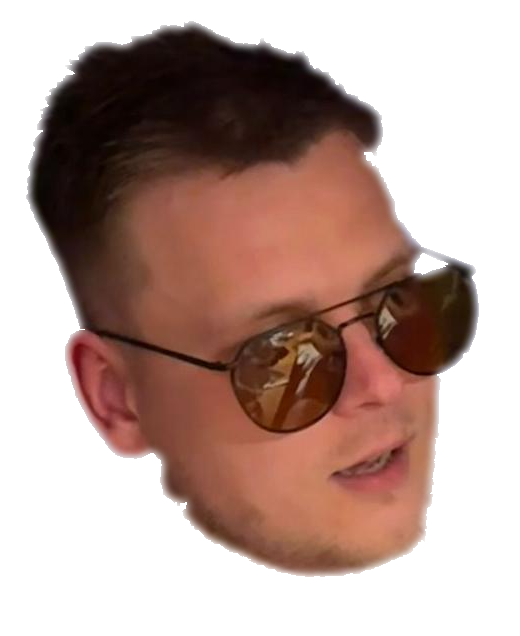
#> input picture faces/face1.png, 520 x 636 px; its folder holds only this picture in this run
$ python generate_image.py
#> lines starting #> are read from the running program, lines starting #| are printed output that depends on the picture
from datetime import date
from pathlib import Path
import random
from PIL import Image, ImageDraw, ImageFont, ImageChops

W, H = 1080, 1920
BG = (16, 18, 22)
FG = (235, 238, 245)
MUTED = (155, 160, 172)

FACE_SCALE = 2.25
FPS = 12
DURATION_S = 2.0


def day_of_year(d: date) -> int:
    return (d - date(d.year, 1, 1)).days + 1


def days_in_year(year: int) -> int:
    jan1 = date(year, 1, 1)
    jan1_next = date(year + 1, 1, 1)
    return (jan1_next - jan1).days


def total_pushups_until_day(day_n: int) -> int:
    return day_n * (day_n + 1) // 2


def load_font(size: int) -> ImageFont.FreeTypeFont:
    for p in (
        "/System/Library/Fonts/Supplemental/Arial Unicode.ttf",
        "/System/Library/Fonts/Supplemental/Arial.ttf",
        "/System/Library/Fonts/Supplemental/Helvetica.ttc",
        "/System/Library/Fonts/SFNS.ttf",
        "/usr/share/fonts/truetype/dejavu/DejaVuSans.ttf",
        "/usr/share/fonts/truetype/dejavu/DejaVuSans-Bold.ttf",
    ):
        try:
            return ImageFont.truetype(p, size=size)
        except Exception:
            pass
    return ImageFont.load_default()


def daily_rng(d: date) -> random.Random:
    return random.Random(d.year * 10000 + d.month * 100 + d.day)


def load_faces(folder="faces"):
    p = Path(folder)
    if not p.exists():
        return []
    out = []
    for fp in sorted(p.glob("*.png")):
        try:
            out.append(Image.open(fp).convert("RGBA"))
        except Exception:
            pass
    return out


def crop_to_content(img: Image.Image) -> Image.Image:
    bbox = img.getbbox()
    return img.crop(bbox) if bbox else img


def circle_mask(size: int) -> Image.Image:
    m = Image.new("L", (size, size), 0)
    d = ImageDraw.Draw(m)
    d.ellipse((0, 0, size - 1, size - 1), fill=255)
    return m


def ease_in_out(t: float) -> float:
    return t * t * (3 - 2 * t)


def pushup_phase(t: float) -> float:
    t = t % 1.0
    if t <= 0.5:
        return ease_in_out(t / 0.5)
    return ease_in_out((1.0 - t) / 0.5)


def lerp(a: float, b: float, t: float) -> float:
    return a + (b - a) * t


def face_stamp(face_rgba: Image.Image, size_px: int, tilt_deg: int):
    f = crop_to_content(face_rgba.convert("RGBA"))
    f = f.resize((size_px, size_px), Image.Resampling.LANCZOS)
    if tilt_deg:
        f = f.rotate(tilt_deg, resample=Image.Resampling.BICUBIC, expand=True)
    side = max(f.size)
    tmp = Image.new("RGBA", (side, side), (0, 0, 0, 0))
    tmp.alpha_composite(f, ((side - f.width) // 2, (side - f.height) // 2))
    m = circle_mask(side)
    tmp.putalpha(ImageChops.multiply(tmp.split()[-1], m))
    return tmp


def draw_front_pushup(draw: ImageDraw.ImageDraw, cx: int, cy: int, s: float, t: float, color):
    p = pushup_phase(t)
    w = max(2, int(8 * s))
    gy = cy + int(126 * s)
    draw.line((cx - int(170 * s), gy, cx + int(170 * s), gy), fill=color, width=max(2, int(5 * s)))

    shoulder_y = int(lerp(cy - int(6 * s), cy + int(52 * s), p))
    hip_y = shoulder_y + int(lerp(54 * s, 34 * s, p))
    shoulder_w = int(92 * s)
    hip_w = int(132 * s)

    head_r = int(30 * s)
    hx = cx
    hy = shoulder_y - int(58 * s) + int(lerp(0, 8 * s, p))
    draw.ellipse((hx - head_r, hy - head_r, hx + head_r, hy + head_r), outline=color, width=w)

    left_shoulder = (cx - shoulder_w, shoulder_y)
    right_shoulder = (cx + shoulder_w, shoulder_y)
    left_hip = (cx - hip_w, hip_y)
    right_hip = (cx + hip_w, hip_y)

    draw.line((left_shoulder, right_shoulder), fill=color, width=w)
    draw.line((left_hip, right_hip), fill=color, width=w)
    draw.line(((cx, shoulder_y), (cx, hip_y)), fill=color, width=w)

    hand_y = gy - int(9 * s)
    hand_x = int(115 * s)
    left_hand = (cx - hand_x, hand_y)
    right_hand = (cx + hand_x, hand_y)

    elbow_y = int(lerp(shoulder_y + int(14 * s), shoulder_y + int(74 * s), p))
    elbow_inset = int(lerp(12 * s, 36 * s, p))
    left_elbow = (cx - shoulder_w + elbow_inset, elbow_y)
    right_elbow = (cx + shoulder_w - elbow_inset, elbow_y)

    draw.line((left_shoulder, left_elbow), fill=color, width=w)
    draw.line((left_elbow, left_hand), fill=color, width=w)
    draw.line((right_shoulder, right_elbow), fill=color, width=w)
    draw.line((right_elbow, right_hand), fill=color, width=w)

    foot_y = gy - int(9 * s)
    foot_x = int(152 * s)
    left_foot = (cx - foot_x, foot_y)
    right_foot = (cx + foot_x, foot_y)

    knee_y = int(lerp(hip_y + int(8 * s), hip_y + int(30 * s), p))
    knee_out = int(74 * s)
    left_knee = (cx - knee_out, knee_y)
    right_knee = (cx + knee_out, knee_y)

    draw.line((left_hip, left_knee), fill=color, width=w)
    draw.line((left_knee, left_foot), fill=color, width=w)
    draw.line((right_hip, right_knee), fill=color, width=w)
    draw.line((right_knee, right_foot), fill=color, width=w)

    return (hx, hy), head_r


def draw_sweat(draw: ImageDraw.ImageDraw, hx: int, hy: int, hr: int, t: float, person_i: int):
    effort = pushup_phase(t)
    if effort < 0.35:
        return

    droplets = [(-1, 0.00), (1, 0.19), (-1, 0.41), (1, 0.63)]
    active_window = 0.58

    for idx, (side, offset) in enumerate(droplets):
        phase = (t * 2.2 + offset + person_i * 0.07) % 1.0
        if phase > active_window:
            continue

        life = phase / active_window
        travel_x = int(side * (12 + 20 * life))
        travel_y = int(4 + 28 * life)

        x = hx + side * (hr - 6) + travel_x
        y = hy - hr // 2 + travel_y

        radius = max(2, int(5 - 2.5 * life))
        alpha = int(215 * (1.0 - life) * (0.45 + 0.55 * effort))
        color = (120, 185, 255, alpha)

        trail_x = x - side * int(6 + 5 * life)
        trail_y = y - int(8 + 4 * life)
        draw.line((trail_x, trail_y, x, y), fill=color, width=1)
        draw.ellipse((x - radius, y - radius, x + radius, y + radius), fill=color)


def make_base(today: date, doy: int, total_done: int, yearly_target: int) -> Image.Image:
    img = Image.new("RGB", (W, H), BG)
    draw = ImageDraw.Draw(img)

    font_title = load_font(86)
    font_mid = load_font(52)
    font_small = load_font(42)

    draw.text((70, 90), f"Tee {doy} kätekõverdust", font=font_title, fill=FG)
    draw.text((70, 200), f"{today.strftime('%d.%m.%Y')}  •  Aasta {doy}. päev", font=font_mid, fill=MUTED)

    stats_y = 1650
    draw.text((70, stats_y), f"Kokku tehtud: {total_done}", font=font_mid, fill=FG)
    draw.text((70, stats_y + 62), f"Aasta eesmärk: {yearly_target}", font=font_small, fill=MUTED)

    bar_x, bar_y = 70, stats_y + 132
    bar_w, bar_h = 940, 28
    progress = min(1.0, total_done / yearly_target) if yearly_target else 0.0
    fill_w = int(bar_w * progress)

    bar_bg = (92, 99, 114)
    draw.rounded_rectangle((bar_x, bar_y, bar_x + bar_w, bar_y + bar_h), radius=14, fill=bar_bg)
    if fill_w > 0:
        fill_radius = min(14, max(3, fill_w // 2))
        draw.rounded_rectangle((bar_x, bar_y, bar_x + fill_w, bar_y + bar_h), radius=fill_radius, fill=FG)

    draw.text((bar_x, bar_y + 42), f"{total_done} / {yearly_target} ({progress * 100:.1f}%)", font=font_small, fill=MUTED)

    return img


def render_four(base_rgb: Image.Image, frame_i: int, frames_n: int, cycle_counts, stamps, tilts):
    img = base_rgb.convert("RGBA")
    draw = ImageDraw.Draw(img)

    centers = [(540, 480), (540, 800), (540, 1120), (540, 1440)]
    scales = [1.0, 1.0, 1.0, 1.0]

    base_phase = frame_i / frames_n if frames_n > 0 else 0.0

    for i, (cx, cy) in enumerate(centers):
        t = (base_phase * cycle_counts[i]) % 1.0
        (hx, hy), hr = draw_front_pushup(draw, cx, cy, scales[i], t, FG)
        st = stamps[i]
        if st is not None:
            img.alpha_composite(st, (hx - st.width // 2, hy - st.height // 2))
            draw_sweat(draw, hx, hy, hr, t, i)

    return img


def main():
    today = date.today()
    doy = day_of_year(today)
    year_days = days_in_year(today.year)
    total_done = total_pushups_until_day(doy)
    yearly_target = total_pushups_until_day(year_days)

    out_dir = Path("public")
    out_dir.mkdir(exist_ok=True)

    rng = daily_rng(today)
    faces = load_faces("faces")
#> faces = 1 item

    base = make_base(today, doy, total_done, yearly_target)
#> in make_base, `img = Image.new("RGB", (W, H), BG)`:
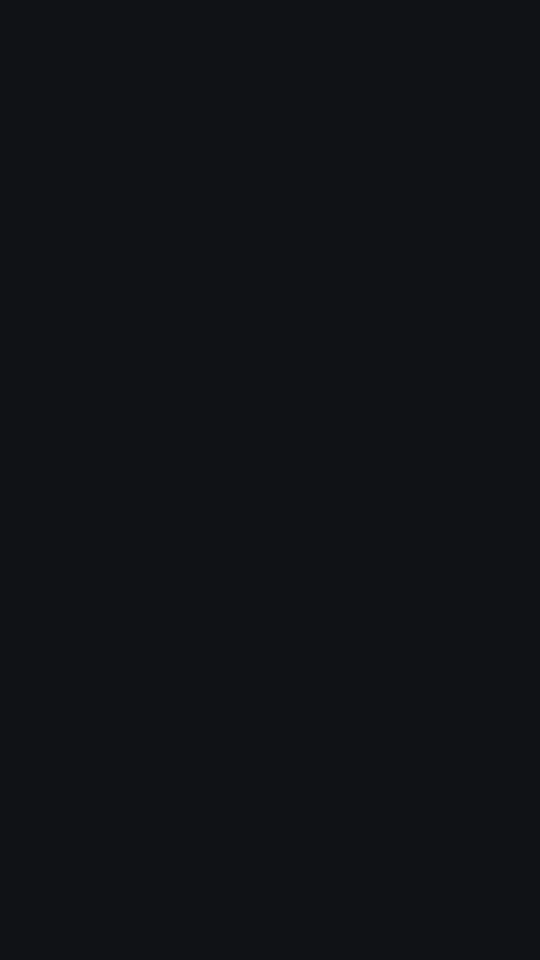
#> img: PIL image 1080x1920 RGB (shown at 1/2 size); mean R, G, B 16, 18, 22
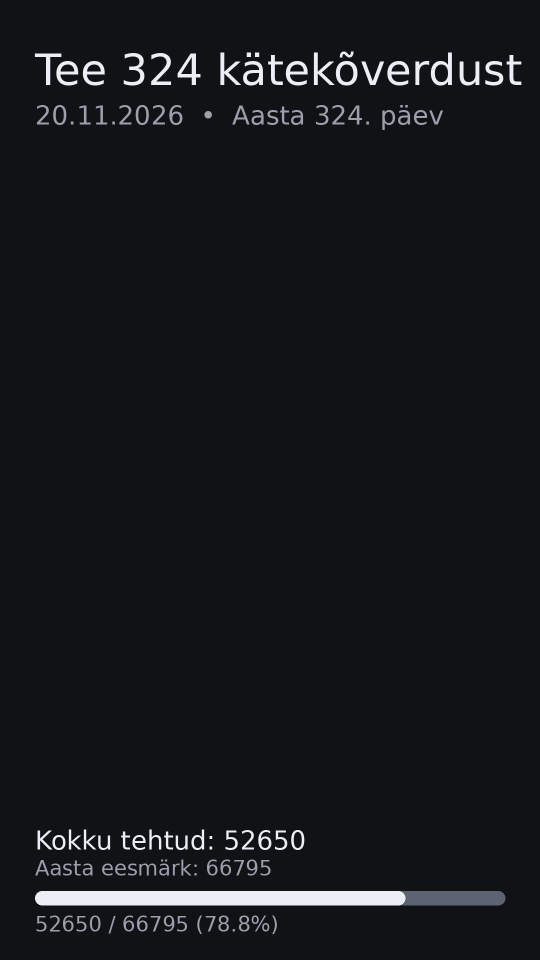
#> base: PIL image 1080x1920 RGB (shown at 1/2 size); mean R, G, B 22, 24.1, 28.2
    base.save(out_dir / "day.png", format="PNG", optimize=True)

    frames_n = max(12, int(FPS * DURATION_S))
    frame_ms = int(1000 / FPS)

    cycle_counts = [rng.randint(1, 3) for _ in range(4)]
    tilts = [rng.randint(-10, 10) for _ in range(4)]

    chosen = []
    if faces:
        pool = faces[:]
#> pool = 1 item
        rng.shuffle(pool)
        while len(pool) < 4:
            pool += faces
#> this loop made 3 passes
        chosen = pool[:4]
#> chosen = 4 items
    else:
        chosen = [None, None, None, None]

    stamps = []
    for i in range(4):
        if chosen[i] is None:
            stamps.append(None)
        else:
            stamps.append(face_stamp(chosen[i], int(30 * 1.0 * FACE_SCALE * 2), tilts[i]))
#> this loop made 4 passes
#> pass 1, in face_stamp, `f = crop_to_content(face_rgba.convert("RGBA"))`:
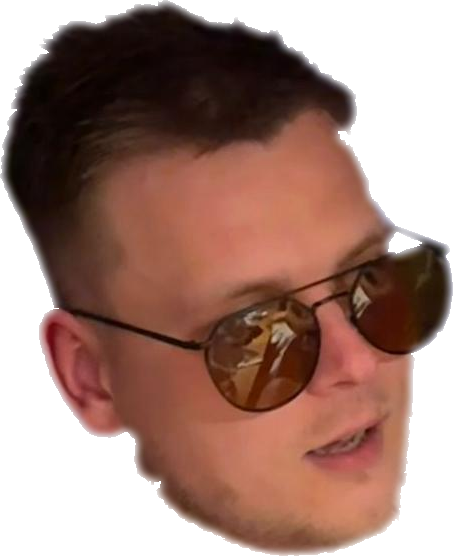
#> f: PIL image 453x556 RGBA; mean R, G, B, A 79.8, 46.8, 36.7, 170; transparent parts drawn white
#> pass 1, in face_stamp, `f = f.resize((size_px, size_px), Image.Resampling.LANCZOS)`:
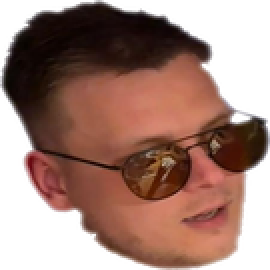
#> f: PIL image 135x135 RGBA (shown 2 times larger); mean R, G, B, A 81.9, 47.9, 37.8, 170.1; transparent parts drawn white
#> pass 1, in face_stamp, `f = f.rotate(tilt_deg, resample=Image.Resampling.BICUBIC, expand=True)`:
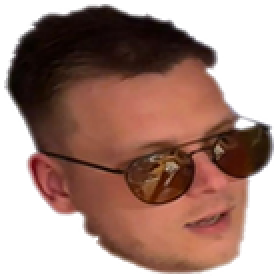
#> f: PIL image 139x139 RGBA (shown 2 times larger); mean R, G, B, A 75.9, 44.4, 35, 160.4; transparent parts drawn white
#> after the loop, stamps = 4 items

    raw_frames = []
    for i in range(frames_n):
        raw_frames.append(render_four(base, i, frames_n, cycle_counts, stamps, tilts).convert("RGB"))
#> after the loop, raw_frames = 24 items

    first_palette = raw_frames[0].convert("P", palette=Image.Palette.ADAPTIVE, colors=256)
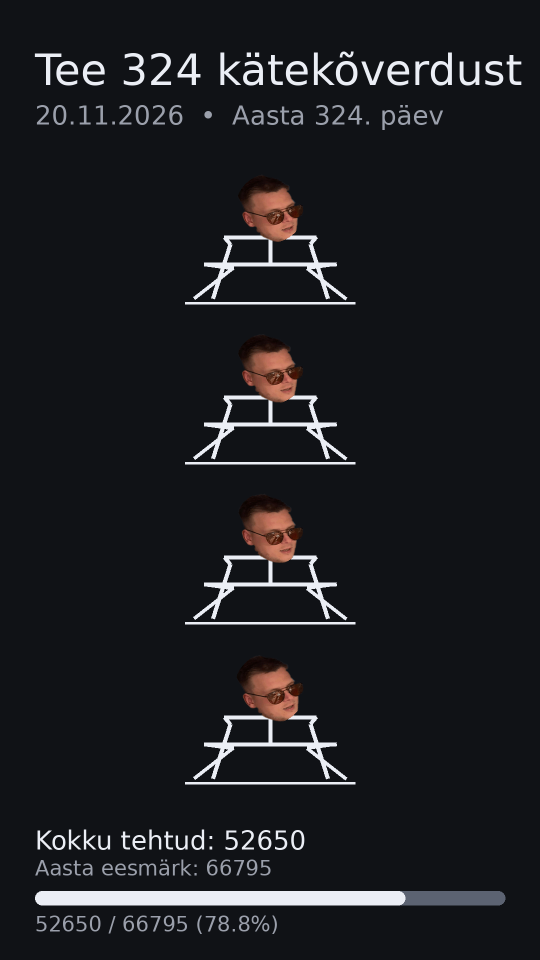
#> first_palette: PIL image 1080x1920 P (shown at 1/2 size); mean R, G, B 28, 28.9, 32.7
    frames = [first_palette]
    for frm in raw_frames[1:]:
        frames.append(frm.quantize(palette=first_palette, dither=Image.Dither.NONE))
#> this loop made 23 passes
#> after the loop, frames = 24 items

    frames[0].save(
        out_dir / "day.gif",
        save_all=True,
        append_images=frames[1:],
        duration=frame_ms,
        loop=0,
        optimize=False,
        disposal=2,
    )


if __name__ == "__main__":
    main()

$ run again, on faces/face2.png
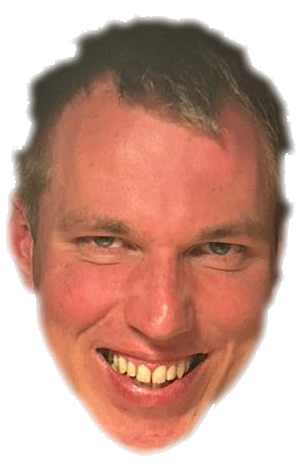
#> input picture faces/face2.png, 303 x 474 px
#> faces = 1 item
#> the loop in main, `while len(pool) < 4:` made 3 passes
#> chosen = 4 items
#> the loop in main, `for i in range(4):` made 4 passes
#> pass 1, in face_stamp, `f = f.rotate(tilt_deg, resample=Image.Resampling.BICUBIC, expand=True)`:
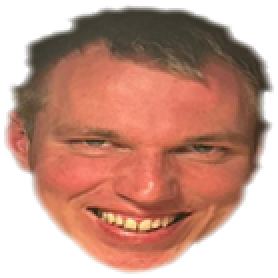
#> f: PIL image 139x139 RGBA (shown 2 times larger); mean R, G, B, A 118.1, 71.3, 55.8, 169.7; transparent parts drawn white
#> after the loop in main, `for i in range(frames_n):`: raw_frames = 24 items
#> in main, `first_palette = raw_frames[0].convert("P", palette=Image.Palette.ADAPT..`:
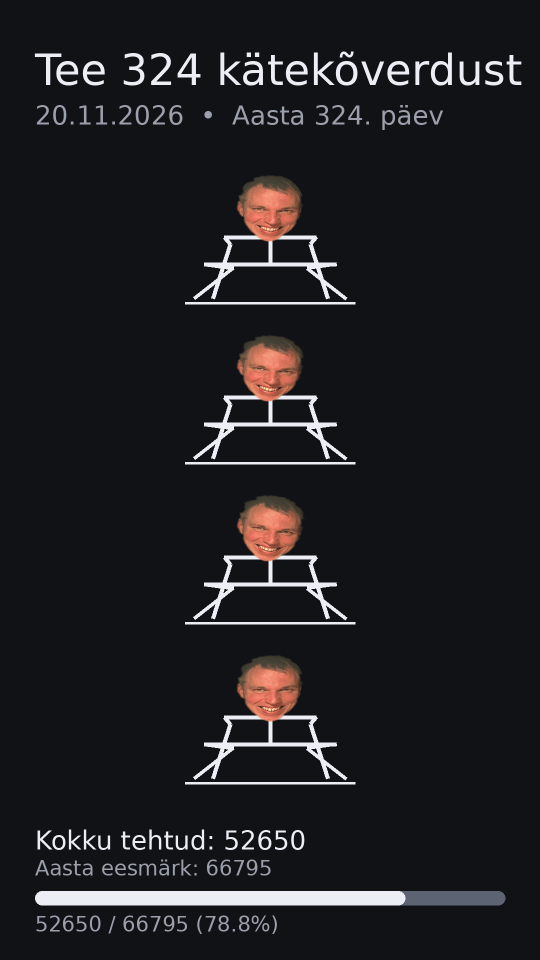
#> first_palette: PIL image 1080x1920 P (shown at 1/2 size); mean R, G, B 29.5, 29.9, 33.4
#> the loop in main, `for frm in raw_frames[1:]:` made 23 passes

$ run again, on faces/face3.png
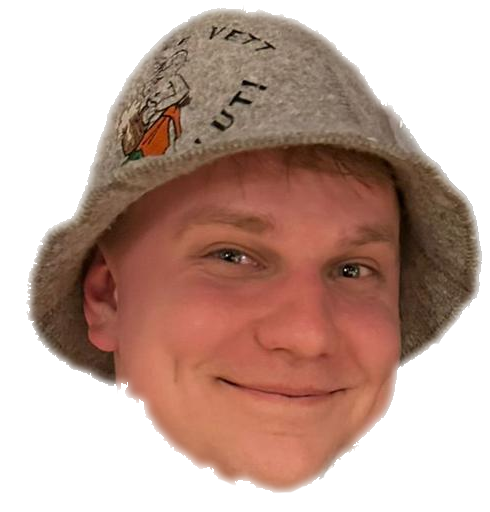
#> input picture faces/face3.png, 490 x 512 px
#> faces = 1 item
#> the loop in main, `while len(pool) < 4:` made 3 passes
#> chosen = 4 items
#> the loop in main, `for i in range(4):` made 4 passes
#> pass 1, in face_stamp, `f = f.rotate(tilt_deg, resample=Image.Resampling.BICUBIC, expand=True)`:
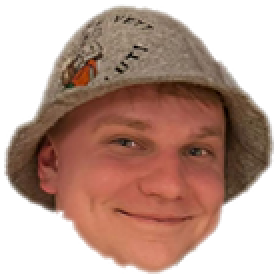
#> f: PIL image 139x139 RGBA (shown 2 times larger); mean R, G, B, A 89.8, 58.5, 46.5, 151.8; transparent parts drawn white
#> after the loop in main, `for i in range(frames_n):`: raw_frames = 24 items
#> in main, `first_palette = raw_frames[0].convert("P", palette=Image.Palette.ADAPT..`:
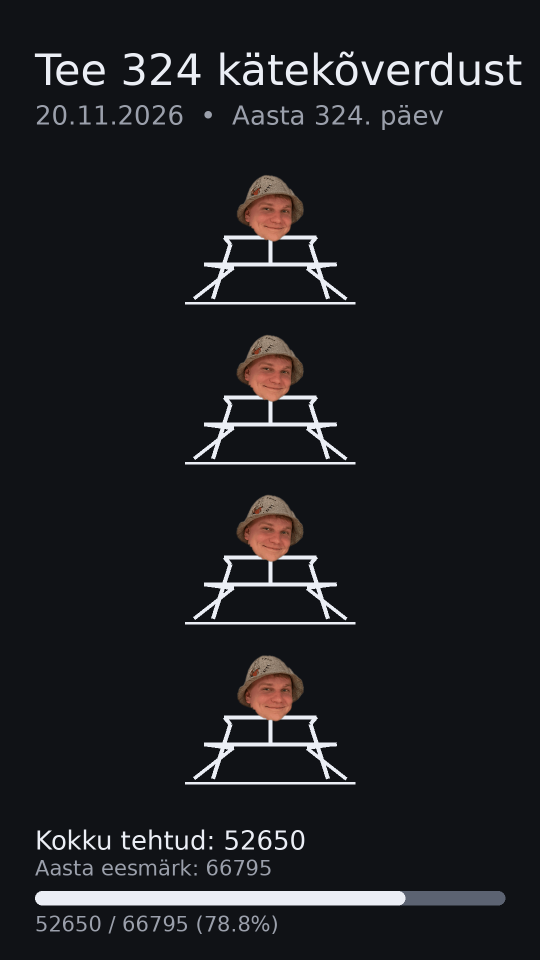
#> first_palette: PIL image 1080x1920 P (shown at 1/2 size); mean R, G, B 28.6, 29.5, 33.1
#> the loop in main, `for frm in raw_frames[1:]:` made 23 passes

$ run again, on faces/face4.png
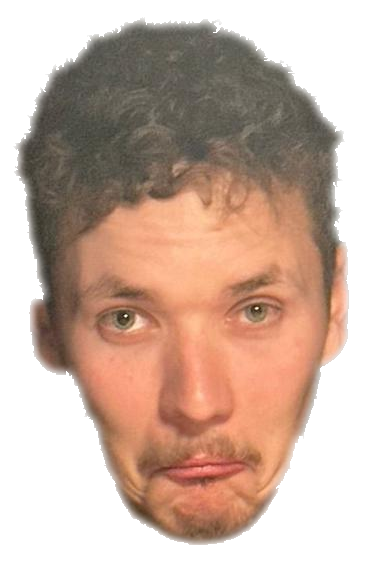
#> input picture faces/face4.png, 368 x 564 px
#> faces = 1 item
#> the loop in main, `while len(pool) < 4:` made 3 passes
#> chosen = 4 items
#> the loop in main, `for i in range(4):` made 4 passes
#> pass 1, in face_stamp, `f = f.rotate(tilt_deg, resample=Image.Resampling.BICUBIC, expand=True)`:
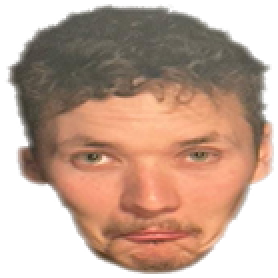
#> f: PIL image 139x139 RGBA (shown 2 times larger); mean R, G, B, A 114.7, 84.5, 67.8, 171.2; transparent parts drawn white
#> after the loop in main, `for i in range(frames_n):`: raw_frames = 24 items
#> in main, `first_palette = raw_frames[0].convert("P", palette=Image.Palette.ADAPT..`:
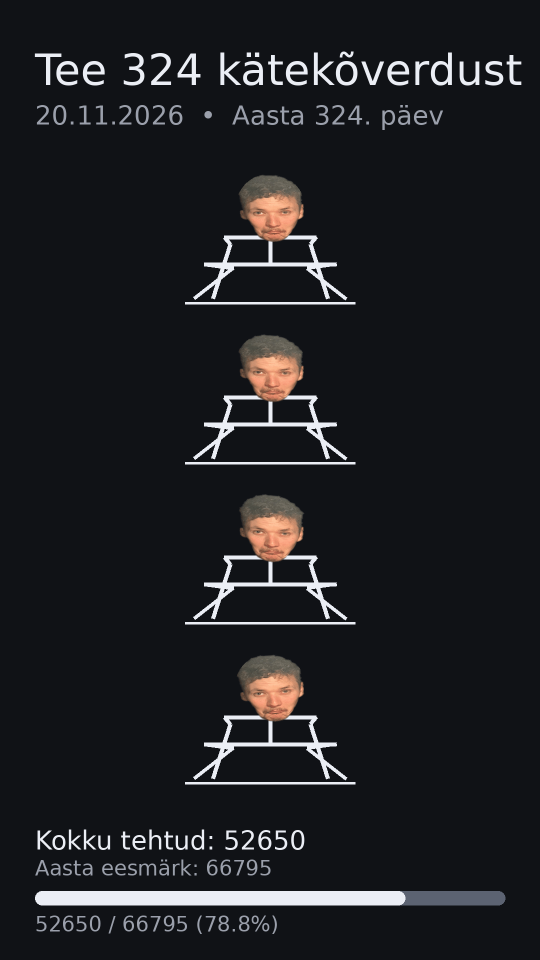
#> first_palette: PIL image 1080x1920 P (shown at 1/2 size); mean R, G, B 29.4, 30.3, 33.8
#> the loop in main, `for frm in raw_frames[1:]:` made 23 passes
